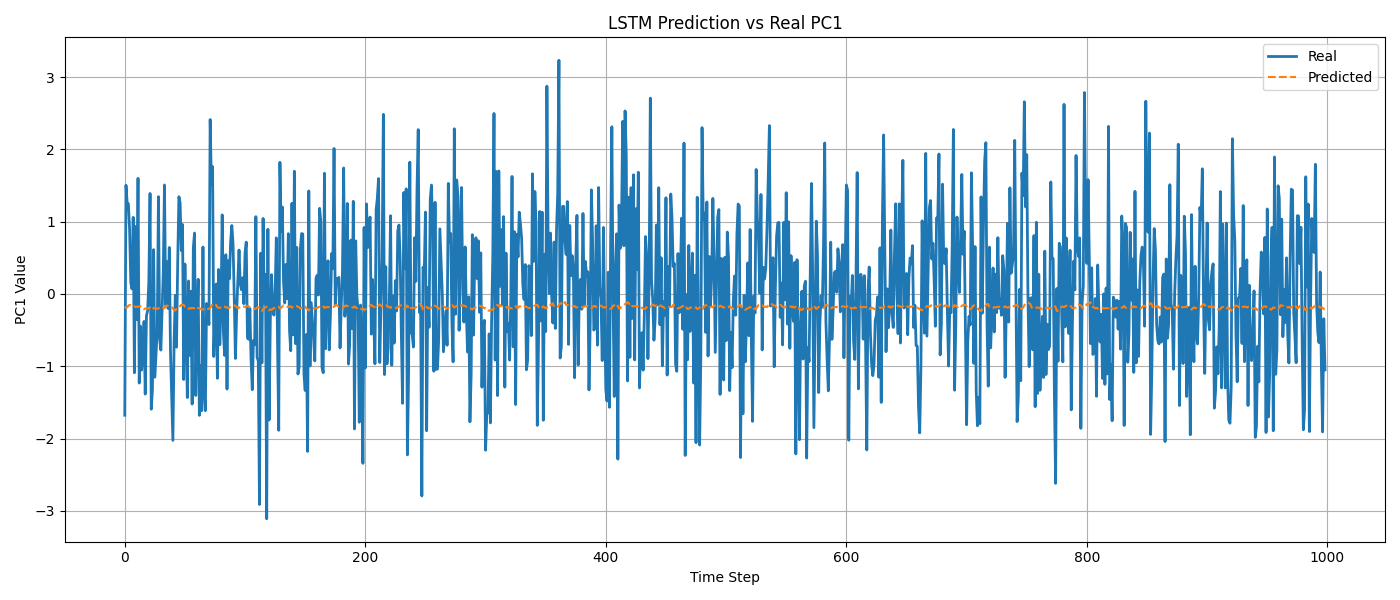

Reproduce this figure in Python.
import pandas as pd
import numpy as np
import matplotlib.pyplot as plt
from sklearn.preprocessing import MinMaxScaler
from tensorflow.keras.models import Sequential
from tensorflow.keras.layers import LSTM, Dense

# 1. Cargar datos
df = pd.read_csv("traffic_data_preprocessed.csv")
df['Timestamp'] = pd.to_datetime(df['Timestamp'])
df = df.sort_values('Timestamp')

# 2. Normalizar PC1
pc1_series = df['PC1'].values.reshape(-1, 1)
scaler = MinMaxScaler()
pc1_scaled = scaler.fit_transform(pc1_series)

# 3. Crear secuencias
def create_sequences(data, sequence_length=5):
    X, y = [], []
    for i in range(len(data) - sequence_length):
        X.append(data[i:i+sequence_length])
        y.append(data[i+sequence_length])
    return np.array(X), np.array(y)

X, y = create_sequences(pc1_scaled, sequence_length=5)

# 4. Dividir en entrenamiento y prueba
split = int(len(X) * 0.8)
X_train, X_test = X[:split], X[split:]
y_train, y_test = y[:split], y[split:]

# 5. Definir y entrenar modelo
model = Sequential([
    LSTM(50, activation='relu', input_shape=(X_train.shape[1], X_train.shape[2])),
    Dense(1)
])
model.compile(optimizer='adam', loss='mean_squared_error')
model.fit(X_train, y_train, epochs=20, batch_size=32, validation_data=(X_test, y_test), verbose=0)

# 6. Predicciones
y_pred_scaled = model.predict(X_test)
y_pred = scaler.inverse_transform(y_pred_scaled)
y_real = scaler.inverse_transform(y_test)

# 7. Visualización
plt.figure(figsize=(14, 6))
plt.plot(y_real, label='Real', linewidth=2)
plt.plot(y_pred, label='Predicted', linestyle='--')
plt.title('LSTM Prediction vs Real PC1')
plt.xlabel('Time Step')
plt.ylabel('PC1 Value')
plt.legend()
plt.grid(True)
plt.tight_layout()
plt.savefig("lstm_predictions.png")  # Opcional: guarda la imagen
plt.show()
